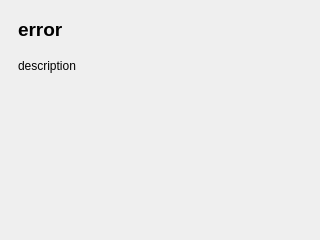
<?xml version="1.0" encoding="UTF-8"?>
<ui version="4.0">
 <author>Delvian Valentine</author>
 <class>Dialog</class>
 <widget class="QDialog" name="Dialog">
  <property name="geometry">
   <rect>
    <x>0</x>
    <y>0</y>
    <width>320</width>
    <height>240</height>
   </rect>
  </property>
  <property name="windowTitle">
   <string>Error</string>
  </property>
  <layout class="QVBoxLayout" name="verticalLayout">
   <property name="leftMargin">
    <number>18</number>
   </property>
   <property name="topMargin">
    <number>18</number>
   </property>
   <property name="rightMargin">
    <number>18</number>
   </property>
   <property name="bottomMargin">
    <number>18</number>
   </property>
   <item>
    <widget class="QLabel" name="label_error">
     <property name="font">
      <font>
       <pointsize>14</pointsize>
       <bold>true</bold>
      </font>
     </property>
     <property name="text">
      <string>error</string>
     </property>
    </widget>
   </item>
   <item>
    <spacer name="verticalSpacer">
     <property name="orientation">
      <enum>Qt::Vertical</enum>
     </property>
     <property name="sizeType">
      <enum>QSizePolicy::Fixed</enum>
     </property>
     <property name="sizeHint" stdset="0">
      <size>
       <width>20</width>
       <height>12</height>
      </size>
     </property>
    </spacer>
   </item>
   <item>
    <widget class="QLabel" name="label_description">
     <property name="text">
      <string>description</string>
     </property>
     <property name="wordWrap">
      <bool>true</bool>
     </property>
     <property name="textInteractionFlags">
      <set>Qt::LinksAccessibleByMouse|Qt::TextSelectableByMouse</set>
     </property>
    </widget>
   </item>
   <item>
    <spacer name="verticalSpacer_2">
     <property name="orientation">
      <enum>Qt::Vertical</enum>
     </property>
     <property name="sizeHint" stdset="0">
      <size>
       <width>20</width>
       <height>40</height>
      </size>
     </property>
    </spacer>
   </item>
  </layout>
 </widget>
 <resources/>
 <connections/>
</ui>
